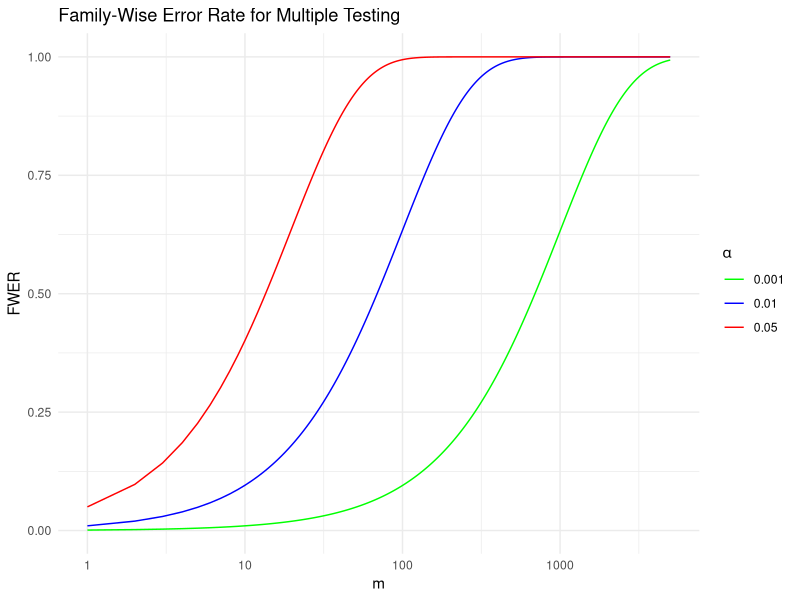
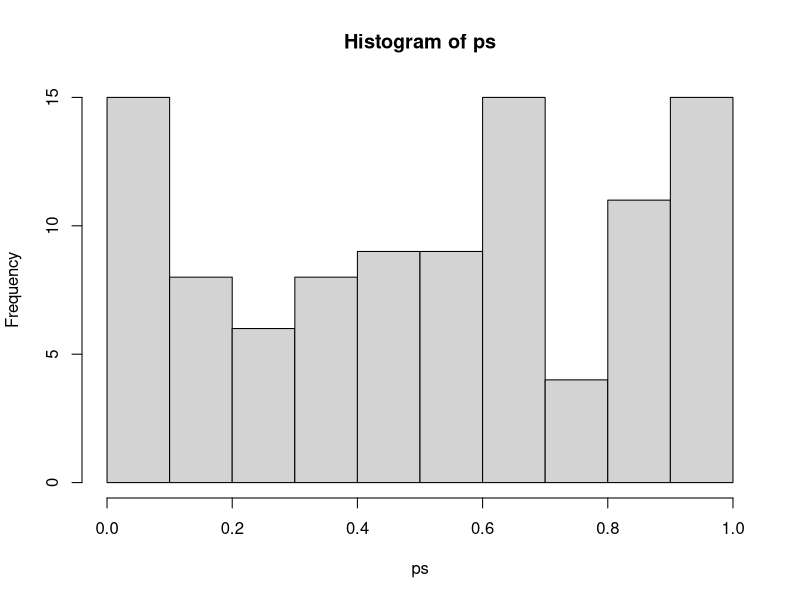

The R source for these figures, in order:
## ---- chunk 1
knitr::opts_chunk$set(echo = TRUE, message = FALSE, warning = FALSE)
## ---- chunk 2
# Multiply by 2 because all heads or all tails qualifies.
(1/2)^10 * 2 
## ---- chunk 3
library(tidyverse)
set.seed(match(c("T","B","O","S"), LETTERS) %>% sum()) # 56
flips <- rbinom(10000,10,0.5)
p_values <- tibble(left = pbinom(flips, 10, 0.5, lower.tail = TRUE),
                   right = pbinom(flips, 10, 0.5, lower.tail = FALSE)) %>% 
  mutate(p_value = ifelse(left < right, left, right) * 2) %>% 
  pull(p_value)
sum(flips %% 10 == 0) # mod(flips, 10) = 0 when flips = 0 or 10
## ---- chunk 4
m = seq(1,5000,1)
FWER_05 = 1 - (1 - 0.05)^m
FWER_01 = 1 - (1 - 0.01)^m
FWER_001 = 1 - (1 - 0.001)^m
df = tibble(m, FWER_05, FWER_01, FWER_001) %>% 
  pivot_longer(cols = !m, names_to = "sig", values_to = "FWER")
df %>% 
  ggplot(aes(x = m, y = FWER, color = sig)) + 
  geom_line() + 
  scale_x_continuous(trans = "log10") + 
  theme_minimal() + 
  scale_color_manual(name = expression(alpha),
                     labels = c("0.001", "0.01", "0.05"),
                     values = c("green", "blue", "red")) + 
  labs(title = "Family-Wise Error Rate for Multiple Testing")


## ---- chunk 5
adjusted_p_bonf <- p.adjust(p_values, method = "bonferroni")
# What percentage of coins were significant originally?
mean(p_values < 0.05)
# How about after Bonferroni correction?
mean(adjusted_p_bonf < 0.05)
## ---- chunk 6
adjusted_p_holm <- p.adjust(p_values, method = "holm")
# What percentage of coins were significant originally?
mean(p_values < 0.05)
# How about after Holm-Bonferroni correction?
mean(adjusted_p_holm < 0.05)
## ---- chunk 7
q_adjusted_BH <- p.adjust(p_values, method = "BH")
# What percentage of coins were significant originally?
mean(p_values < 0.05)
# What percentage of null hypotheses would we reject if 
# we allow a False Discovery Rate of up to 20%?
mean(q_adjusted_BH < 0.2)
## ---- chunk 8
set.seed(match(c("T","B","O","S"), LETTERS) %>% sum()) # 56
samples <- replicate(100, rnorm(10, 69, 3))
mus <- apply(samples, MARGIN = 2, mean)
sds <- apply(samples, MARGIN = 2, sd)
zs <- (mus - 69) / (sds / sqrt(10))
ps_left <- pnorm(zs, lower.tail = TRUE)
ps_right <- pnorm(zs, lower.tail = FALSE)
ps <- 2 * ifelse(ps_left < ps_right, ps_left, ps_right)
hist(ps)
## ---- chunk 9
# What percentage of sample means were significant originally?
mean(ps < 0.05)

# How about after Bonferroni correction?
adjusted_p_bonf <- p.adjust(ps, method = "bonferroni")
mean(adjusted_p_bonf < 0.05)

# How about after Holm-Bonferroni correction?
adjusted_p_holm <- p.adjust(ps, method = "holm")
mean(adjusted_p_holm < 0.05)

# What percentage of null hypotheses would we reject if 
# we allow a False Discovery Rate of up to 20%?
q_adjusted_BH <- p.adjust(ps, method = "BH")
mean(q_adjusted_BH < 0.2)
